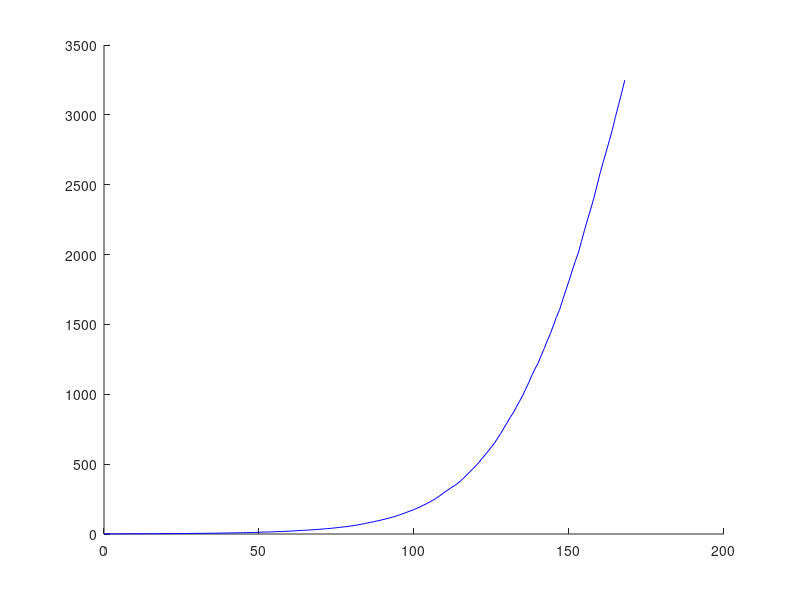

This figure's MATLAB source:
%Disease spreading SI model
clear all
starttime = cputime;
timenormal = 0;
timebinomial = 0;
hold on
for i = 1:100
   
    %% Initialization
    t(1) = 0;
    tend = 24*7; %endtime in hours
    dt = 1; %timesteps in hours
    counter = 1;
    
    N = 10000; %population
    I(1) = 1; %I of puopulation are sick
    meetings_stdev = 13/24*dt; %66 percent of meetings par day are in mean +- stdev range
    meetings_mean = 13/24*dt; %meetings per day calculated to dt proportional
    inf_prob = 0.08; %infection probability on meeting event
    %%
    
    while t(counter) < tend %simulate for whole time
        %% calculate the total numbers of meeting events
        
        tnorm1 = cputime;
        mtt = -1; %total number of meeting events
        while mtt < 0 %no negative number of meetings allowed
        mtt = round(randn*I(counter)*meetings_stdev + meetings_mean*I(counter)); %sum of randn can be added like this
        end
        timenormal = timenormal + cputime - tnorm1;
            
        %% calculate how many of the meeting events happened to Susceptible and how many of them 
        %really got infected
        
        if mtt > 0 %further calculation only if meetings happen
            tbino1 = cputime;
            dI = 0;
            mtS = binornd(mtt,((N-I(counter))/N)*inf_prob); %probability can be combined in just one binornd
            for q = 1:mtS
               dI = dI + binornd(1,1-dI/(N-I(counter))); %probability reduced because of multiple infections of the same person 
            end
            timebinomial = timebinomial + cputime - tbino1;
                        
        else dI = 0;
        end
        
        %% Update and plot
        
        I(counter + 1) = I(counter) + dI; %update number of infected
        
        if I(counter + 1) > N %not more infected possible than whole population
            I(counter + 1) = N;
        end
        
        t(counter + 1) = t(counter) + dt;
        counter = counter + 1; %counter and time update
        
    end
    
   %plot(t,I,'r')
   meanI(i,:) = I;
    
end

plot(t,mean(meanI),'b')
hold off
totaltime = cputime - starttime
timenormal/totaltime*100
timebinomial/totaltime*100
timebinomial
%% Appendix


% function to test the distribution of random normal distribution
% for q = 1:10000
% randpartt(q) = 0;
% for j = 1:24
% randparttt = -1;
% while randparttt < 0 %randompart hast to be >= 0
%             randparttt = round(randn*meetings_stdev + meetings_mean); %normally distributed random part
%         end
% randpartt(q) = randpartt(q) + randparttt;
% end
% end
% hist(randpartt,100)


% for r = 1:1000
% dI(r) = 0;
%  for q = 1:400
% dI(r) = dI(r) + binornd(1,1-dI(r)/(200)); %probability reduced because of multiple infections of the same person 
% end
% end
% figure(1)
% hist(dI)
% for r = 1:1000
% dg(r) = 0;
% dg(r) = binornd(q,(1-199/200)/2);
% end
% figure(2)
% hist(dg)